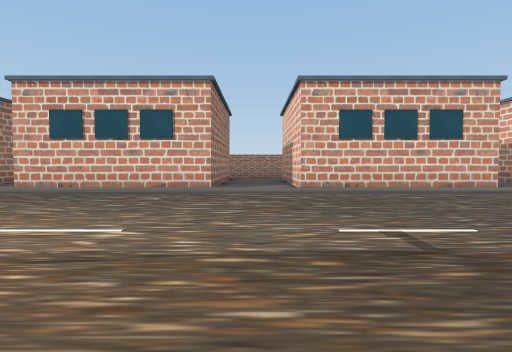
View 1 (above)

24 first-person views from a walk through a Unity game level. The camera is 1.3 m above the floor, tilts 2° down and sees 80° across. The floor is counted in squares, 2 m on a side. Each view is taken from the middle of a square. On the plan, view 1 faces up. The plan holds only what a view shows up to about 10 squares ahead; the rest is blank. The place goes on beyond the plan. The player is left out. Door leaves are left out, so doorways stand open.

View 2
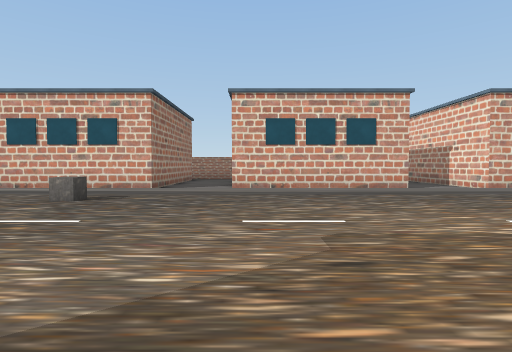

View 3
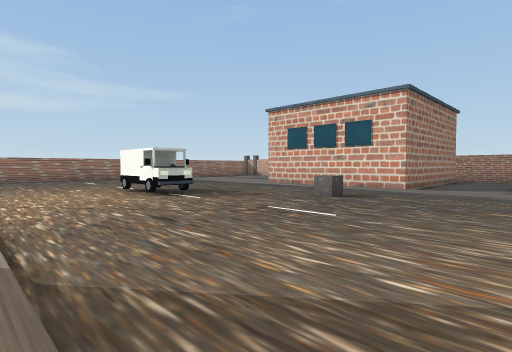

View 4
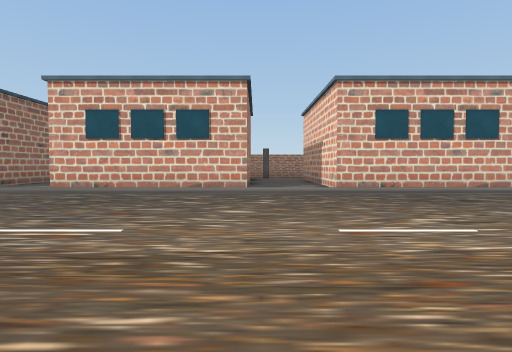

View 5
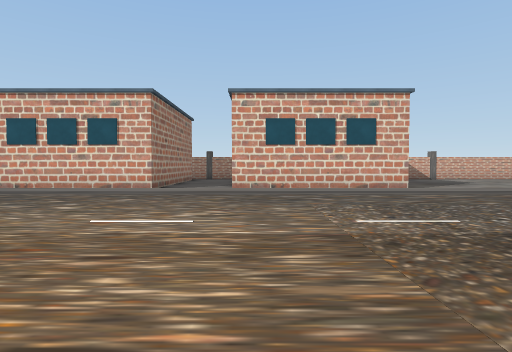

View 6
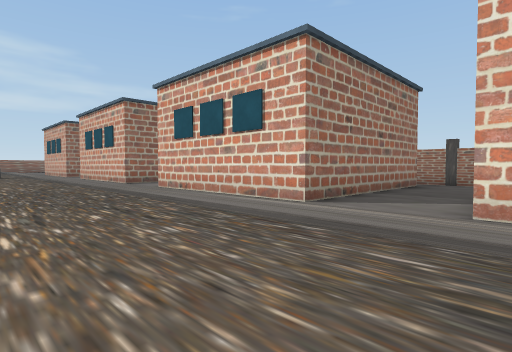

View 7
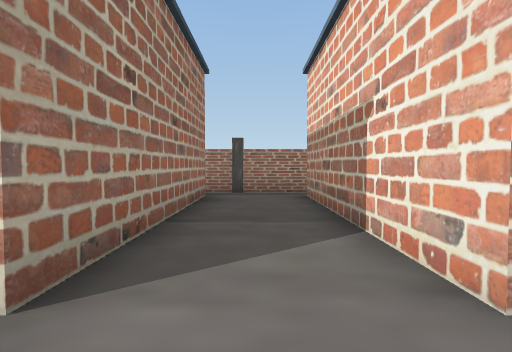

View 8
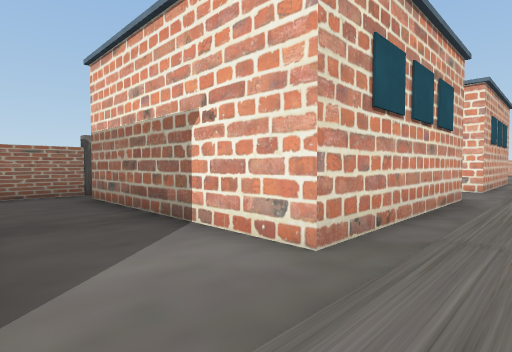

View 9
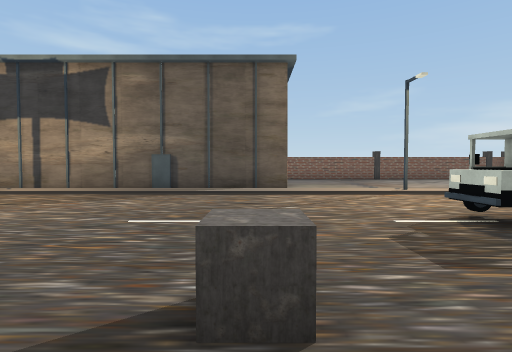

View 10
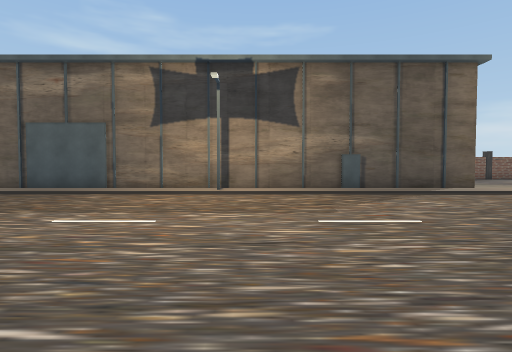

View 11
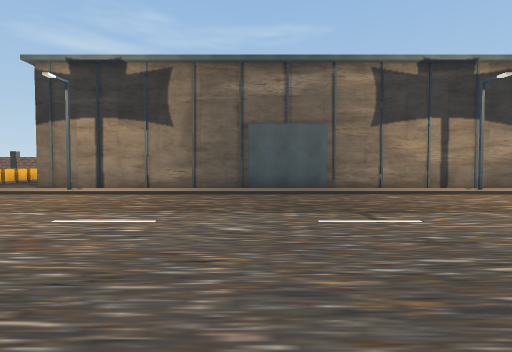

View 12
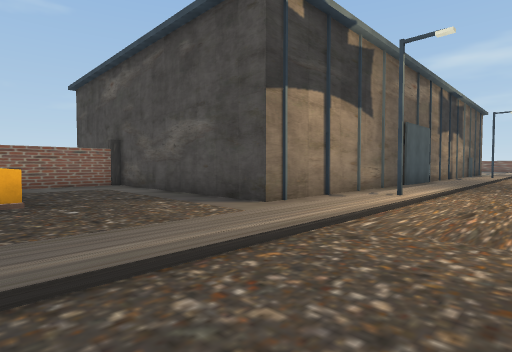

View 13
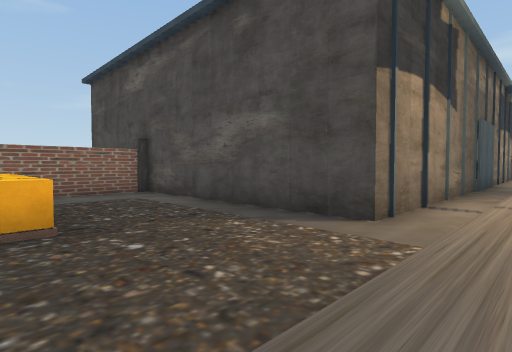

View 14
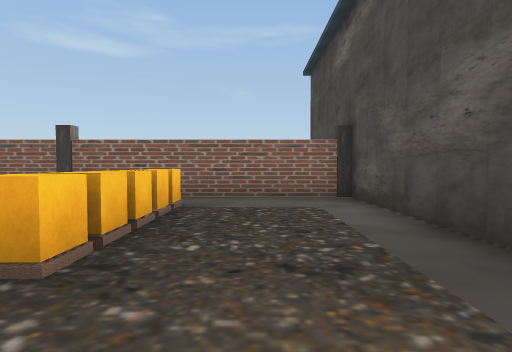

View 15
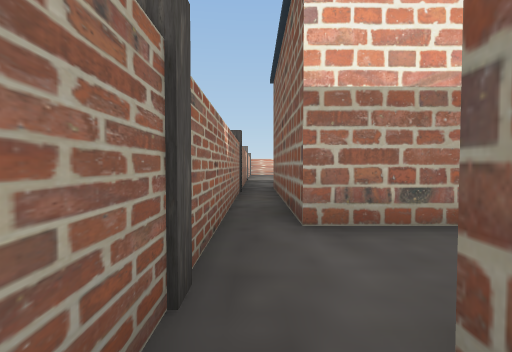

View 16
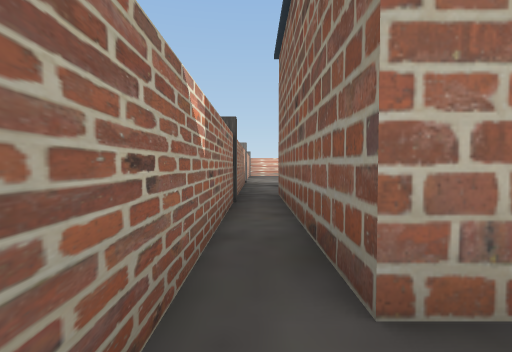

View 17
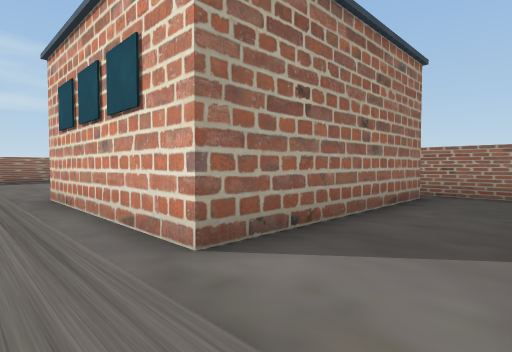

View 18
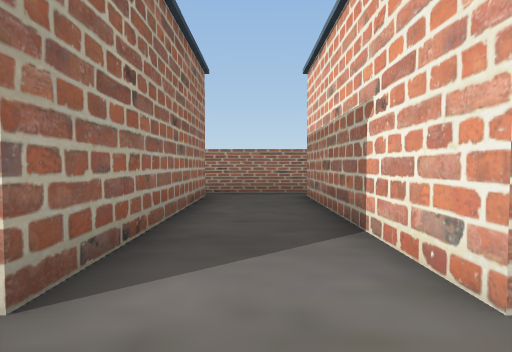

View 19
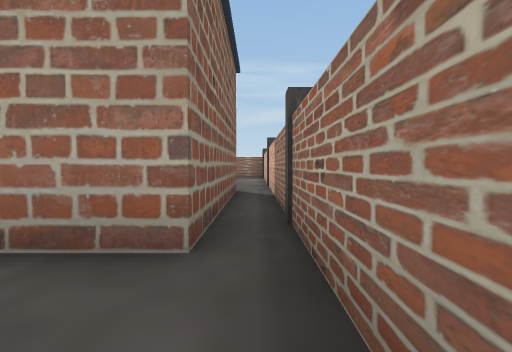

View 20
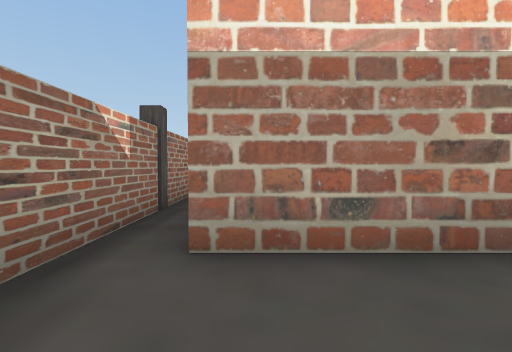

View 21
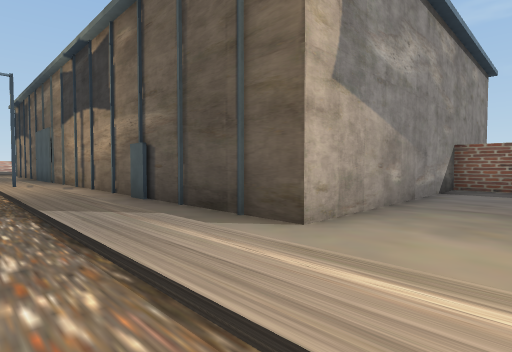

View 22
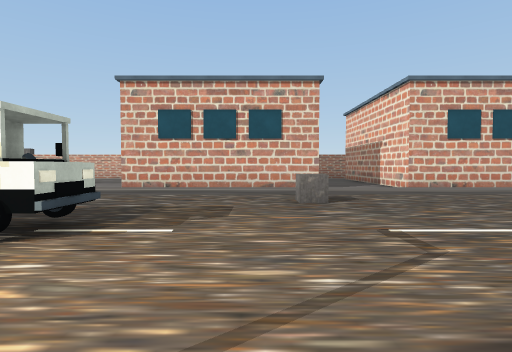

View 23
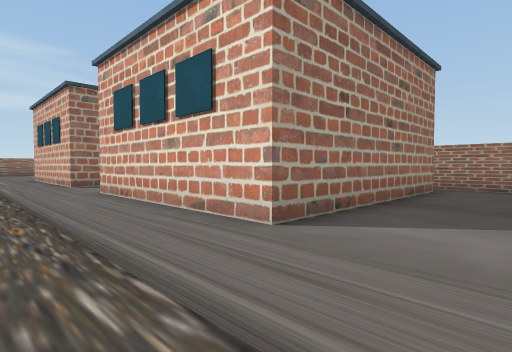

View 24
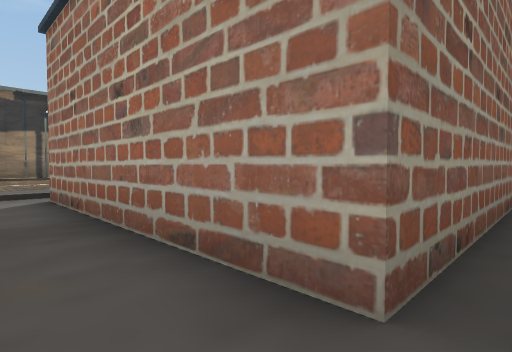

### Floor plan
Key: @ floor where view 1 was taken; # wall or solid block; . main floor; : floor 0.25 m higher than the main floor; / step, stairs or slope; O other object.
Columns run from 13 left of view 1 to 14 right of it. Each row starts with its distance up from view 1.
 16 ##OO####OO####OO    OO####OO
 15 ...............    .........
 14 ####...#####...#   #...#####
 13    #...#   #...#   #...#
 12    #...#   #...#   #...#
 11    #...#   #...#   #...#
 10    #...#   #...#   #...#
  9 ####...#####...#####...#####
  8 ////////////////////////////
  7 ////////////////////////////
  6 ...O........................
  5 O...........................
  4 ............................
  3 #...........................
  2 ...........................
  1 O...........................
  0 .............@..............
 -1 ::::::::::#::::::::::#::::::
 -2 ............................
 -3 ..######################....
 -4 ..#                    #....
 -5 ..#                    #...O
 -6  .#                    #...O
 -7  .#                    #...O
 -8  .#                    #...O
 -9  .                     O...
-10  #                     O####

Where each view was taken, in squares from view 1:
view 1: 0 up, 0 right, facing up
view 2: 1 down, 6 left, facing up
view 3: 1 down, 6 left, facing up-left
view 4: 0 up, 7 right, facing up
view 5: 1 down, 10 right, facing up
view 6: 4 up, 10 right, facing up-left
view 7: 7 up, 8 right, facing up
view 8: 7 up, 1 left, facing up-right
view 9: 7 up, 10 left, facing down
view 10: 7 up, 4 left, facing down
view 11: 7 up, 3 right, facing down
view 12: 1 up, 14 right, facing down-left
view 13: 1 down, 14 right, facing down-left
view 14: 3 down, 12 right, facing down
view 15: 15 up, 6 right, facing right
view 16: 15 up, 8 right, facing right
view 17: 7 up, 7 left, facing up-left
view 18: 7 up, 8 left, facing up
view 19: 15 up, 7 left, facing left
view 20: 14 up, 9 left, facing right
view 21: 0 up, 13 left, facing down-right
view 22: 0 up, 11 left, facing up
view 23: 6 up, 1 right, facing up-left
view 24: 15 up, 0 right, facing down-left
